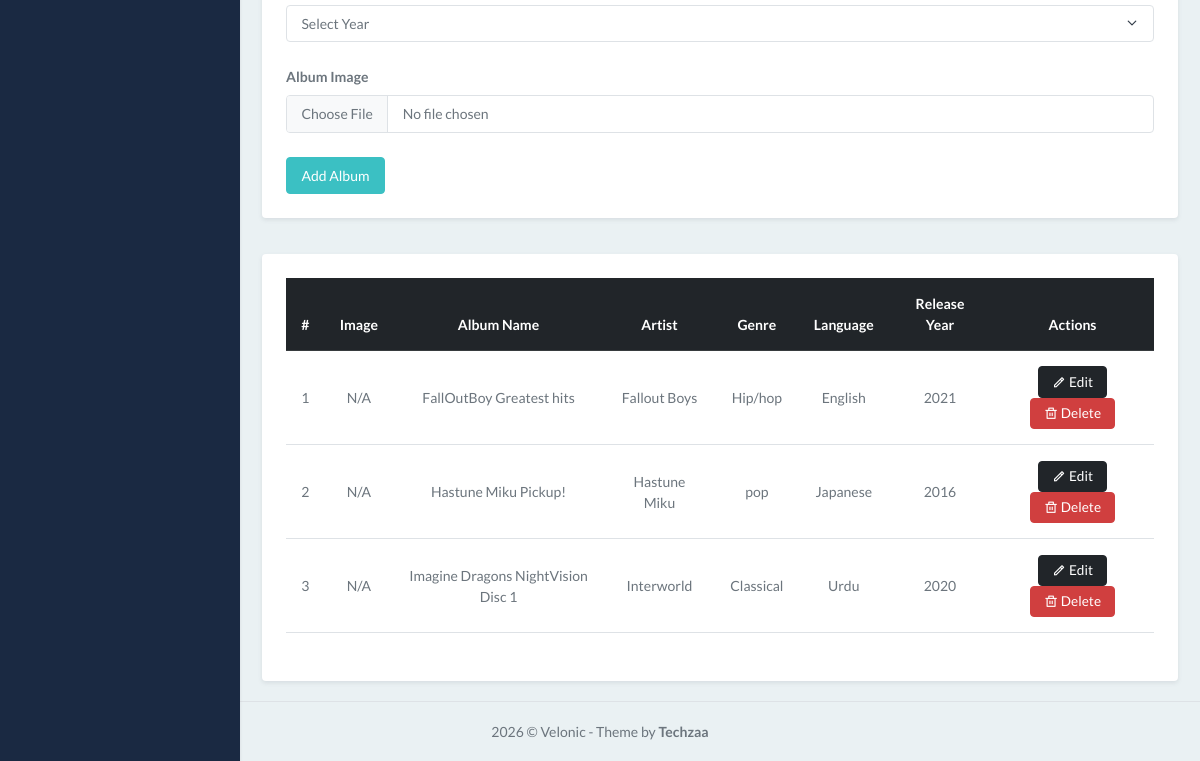
The app's page /admin/album.php (signed in, lower part), older data.
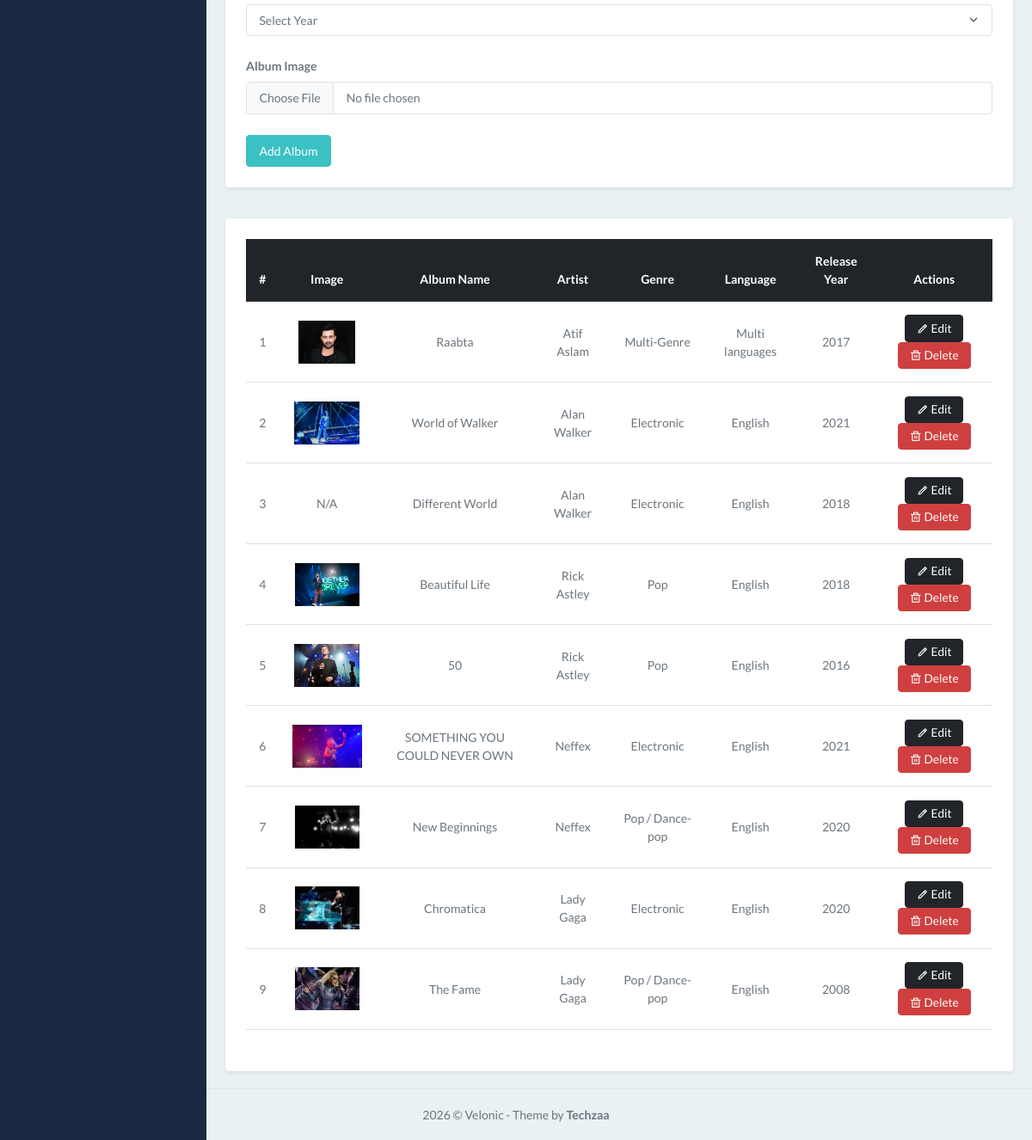
The same page, newer data.
### tables this page shows
CREATE TABLE `albums` (
  `id` int(11) NOT NULL,
  `album_name` varchar(255) DEFAULT NULL,
  `artist_id` int(11) DEFAULT NULL,
  `genre_id` int(11) DEFAULT NULL,
  `language_id` int(11) DEFAULT NULL,
  `release_year` int(11) DEFAULT NULL,
  `album_image` varchar(255) DEFAULT NULL,
  `image` varchar(255) DEFAULT NULL
);

CREATE TABLE `artists` (
  `id` int(11) NOT NULL,
  `artist_name` varchar(255) DEFAULT NULL,
  `artist_image` varchar(255) DEFAULT NULL
);

CREATE TABLE `genres` (
  `id` int(11) NOT NULL,
  `genre_name` varchar(100) DEFAULT NULL
);

CREATE TABLE `languages` (
  `id` int(11) NOT NULL,
  `language_name` varchar(100) DEFAULT NULL
);

### admin/album.php (the view, shortened to what this page needs)
<?php
include '../config/db_connection.php';
$edit_album = null;
$albums = mysqli_query(
    $con,
    "SELECT albums.*, artists.artist_name, genres.genre_name, languages.language_name
     FROM albums
     LEFT JOIN artists ON albums.artist_id=artists.id
     LEFT JOIN genres  ON albums.genre_id=genres.id
     LEFT JOIN languages ON albums.language_id=languages.id
     ORDER BY albums.id DESC"
);
?>
<?php include './base/header.php'; ?>
<div class="content-page">
    <div class="content">
        <div class="container-fluid mt-4">
            <div class="card shadow-sm mb-4">
                <div class="card-body">
                    <form method="POST" enctype="multipart/form-data">
                        <div class="mb-3">
                            <select name="year" class="form-select" required>
                                <option value="">Select Year</option>
                            </select>
                        </div>
                        <div class="mb-3">
                            <label class="form-label">Album Image</label>
                            <input type="file" name="image" class="form-control" required>
                        </div>
                        <button type="submit" name="<?= $edit_album ? 'update' : 'add' ?>" class="btn btn-primary">
                            <?= $edit_album ? 'Update Album' : 'Add Album' ?>
                        </button>
                    </form>
                </div>
            </div>
            <div class="card shadow-sm">
                <div class="card-body table-responsive">
                    <table class="table table-hover justify-content-center align-middle text-center">
                        <thead class="table-dark">
                            <tr>
                                <th>#</th>
                                <th>Image</th>
                                <th>Album Name</th>
                                <th>Artist</th>
                                <th>Genre</th>
                                <th>Language</th>
                                <th>Release Year</th>
                                <th>Actions</th>
                            </tr>
                        </thead>
                        <tbody>
                            <?php $i = 1;
                            while ($r = mysqli_fetch_assoc($albums)): ?>
                                <tr>
                                    <td><?= $i++ ?></td>
                                    <td>
                                        <?php if ($r['image'] && file_exists('../media/' . $r['image'])): ?>
                                            <img src="../media/<?= htmlspecialchars($r['image']) ?>" alt="Album Image" style="height:50px;">
                                        <?php else: ?>
                                            N/A
                                        <?php endif; ?>
                                    </td>
                                    <td><?= htmlspecialchars($r['album_name']) ?></td>
                                    <td><?= htmlspecialchars($r['artist_name']) ?></td>
                                    <td><?= htmlspecialchars($r['genre_name']) ?></td>
                                    <td><?= htmlspecialchars($r['language_name']) ?></td>
                                    <td><?= htmlspecialchars($r['release_year']) ?></td>
                                    <td>
                                        <a href="?edit=<?= $r['id'] ?>" class="btn btn-sm btn-dark">
                                            <i class="ri-pencil-line"></i> Edit
                                        </a>
                                        <a href="?delete=<?= $r['id'] ?>"
                                            class="btn btn-sm btn-danger delete-btn"
                                            onclick="return confirm('Are you sure you want to delete this album.');">
                                            <i class="ri-delete-bin-line"></i> Delete
                                        </a>
                                    </td>
                                </tr>
                            <?php endwhile; ?>
                        </tbody>
                    </table>
                </div>
            </div>
        </div>
    </div>
</div>
<?php include './base/footer.php'; ?>

### admin/base/header.php (shortened to what this page needs)
<!DOCTYPE html>
<html lang="en">
<head>
    <link rel="stylesheet" href="/sound/admin/css/daterangepicker.css">
    <link rel="stylesheet" href="/sound/admin/css/jquery.vectormap/jquery-jvectormap-1.2.2.css">
    <link href="https://cdn.jsdelivr.net/npm/sweetalert2@11/dist/sweetalert2.min.css" rel="stylesheet">
    <link href="/sound/admin/css/app.min.css" rel="stylesheet" type="text/css" id="app-style" />
    <link href="/sound/admin/css/icons.min.css" rel="stylesheet" type="text/css" />
    <link rel="stylesheet" href="https://cdnjs.cloudflare.com/ajax/libs/remixicon/4.6.0/remixicon.css"
 />
    <link rel="stylesheet" href="https://cdnjs.cloudflare.com/ajax/libs/remixicon/4.6.0/remixicon.min.css"
 />
</head>
<body>
    <div class="wrapper">
        <div class="leftside-menu">
            <div class="h-100" id="leftside-menu-container" data-simplebar>
            </div>
        </div>

### admin/base/footer.php (shortened to what this page needs)
<footer class="footer">
    <div class="container-fluid">
        <div class="row">
            <div class="col-12 text-center">
                <script>document.write(new Date().getFullYear())</script> © Velonic - Theme by <b>Techzaa</b>
            </div>
        </div>
    </div>
</footer>
</div>
</body>
</html>

Row changes from the older to the newer data that the page shows:
removed albums: shows "N/A", album_name "FallOutBoy Greatest hits", artist.artist_name "Fallout Boys", genre.genre_name "Hip/hop", language.language_name "English", release_year "2021"
removed albums: shows "N/A", album_name "Hastune Miku Pickup!", artist.artist_name "Hastune Miku", genre.genre_name "pop", language.language_name "Japanese", release_year "2016"
removed albums: shows "N/A", album_name "Imagine Dragons NightVision Disc 1", artist.artist_name "Interworld", genre.genre_name "Classical", language.language_name "Urdu", release_year "2020"
added albums: image (picture), album_name "Raabta", artist.artist_name "Atif Aslam", genre.genre_name "Multi-Genre", language.language_name "Multi languages", release_year "2017"
added albums: image (picture), album_name "World of Walker", artist.artist_name "Alan Walker", genre.genre_name "Electronic", language.language_name "English", release_year "2021"
added albums: shows "N/A", album_name "Different World", artist.artist_name "Alan Walker", genre.genre_name "Electronic", language.language_name "English", release_year "2018"
added albums: image (picture), album_name "Beautiful Life", artist.artist_name "Rick Astley", genre.genre_name "Pop", language.language_name "English", release_year "2018"
added albums: image (picture), album_name "50", artist.artist_name "Rick Astley", genre.genre_name "Pop", language.language_name "English", release_year "2016"
added albums: image (picture), album_name "SOMETHING YOU COULD NEVER OWN", artist.artist_name "Neffex", genre.genre_name "Electronic", language.language_name "English", release_year "2021"
added albums: image (picture), album_name "New Beginnings", artist.artist_name "Neffex", genre.genre_name "Pop / Dance-pop", language.language_name "English", release_year "2020"
added albums: image (picture), album_name "Chromatica", artist.artist_name "Lady Gaga", genre.genre_name "Electronic", language.language_name "English", release_year "2020"
added albums: image (picture), album_name "The Fame", artist.artist_name "Lady Gaga", genre.genre_name "Pop / Dance-pop", language.language_name "English", release_year "2008"
